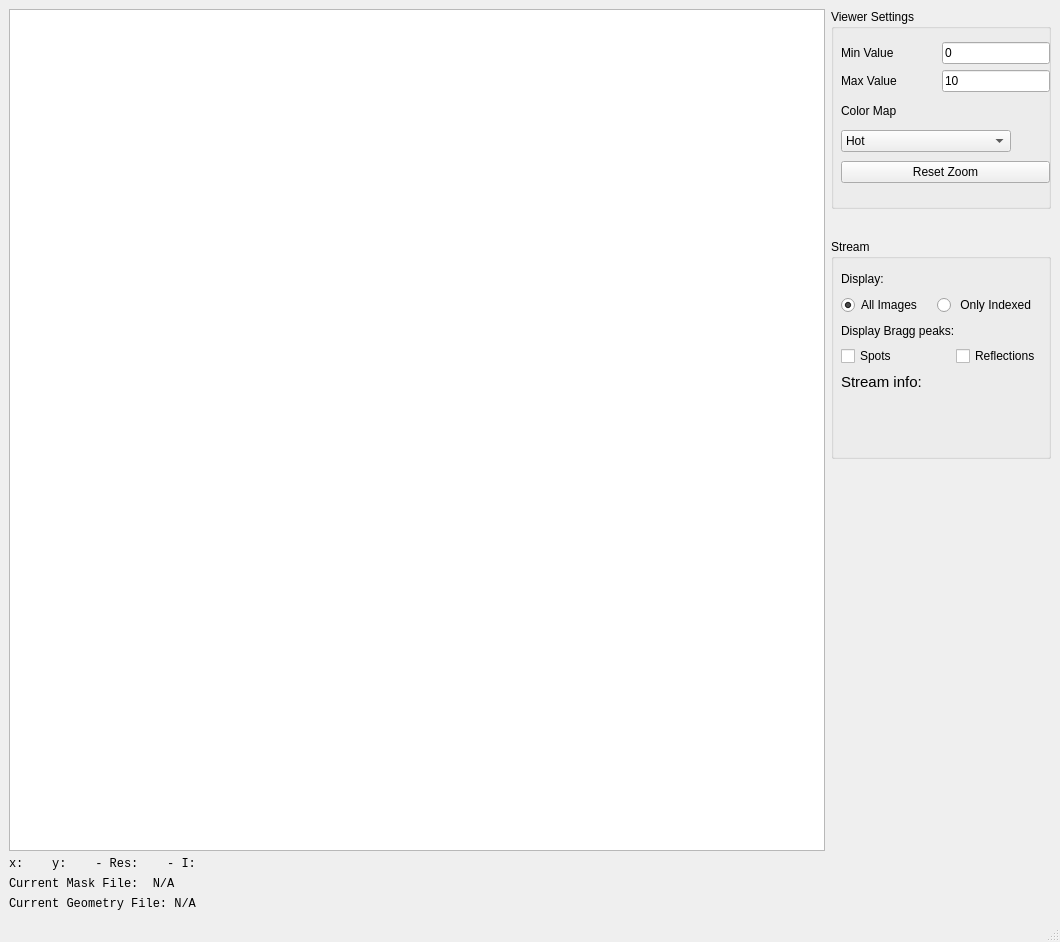
<?xml version="1.0" encoding="UTF-8"?>
<ui version="4.0">
 <class>MainWindow</class>
 <widget class="QMainWindow" name="MainWindow">
  <property name="geometry">
   <rect>
    <x>0</x>
    <y>0</y>
    <width>1060</width>
    <height>942</height>
   </rect>
  </property>
  <property name="windowTitle">
   <string>NanoPeakCell</string>
  </property>
  <widget class="QWidget" name="centralwidget">
   <layout class="QHBoxLayout" name="horizontalLayout_4">
    <item>
     <layout class="QHBoxLayout" name="horizontalLayout_3">
      <item>
       <layout class="QVBoxLayout" name="verticalLayout_2">
        <item>
         <widget class="GraphicsView" name="graphicsView">
          <property name="minimumSize">
           <size>
            <width>800</width>
            <height>800</height>
           </size>
          </property>
         </widget>
        </item>
        <item>
         <widget class="QLabel" name="ImageInfo">
          <property name="font">
           <font>
            <family>Courier New</family>
           </font>
          </property>
          <property name="text">
           <string>x:    y:    - Res:    - I: </string>
          </property>
         </widget>
        </item>
        <item>
         <widget class="QLabel" name="Mask">
          <property name="font">
           <font>
            <family>Courier New</family>
           </font>
          </property>
          <property name="text">
           <string>Current Mask File:  N/A</string>
          </property>
         </widget>
        </item>
        <item>
         <widget class="QLabel" name="Geom">
          <property name="font">
           <font>
            <family>Courier New</family>
           </font>
          </property>
          <property name="text">
           <string>Current Geometry File: N/A</string>
          </property>
         </widget>
        </item>
       </layout>
      </item>
      <item>
       <layout class="QVBoxLayout" name="verticalLayout_4">
        <property name="spacing">
         <number>20</number>
        </property>
        <item alignment="Qt::AlignTop">
         <widget class="QGroupBox" name="groupBox">
          <property name="minimumSize">
           <size>
            <width>220</width>
            <height>200</height>
           </size>
          </property>
          <property name="maximumSize">
           <size>
            <width>220</width>
            <height>200</height>
           </size>
          </property>
          <property name="title">
           <string>Viewer Settings</string>
          </property>
          <property name="alignment">
           <set>Qt::AlignLeading|Qt::AlignLeft|Qt::AlignTop</set>
          </property>
          <widget class="QWidget" name="layoutWidget">
           <property name="geometry">
            <rect>
             <x>10</x>
             <y>30</y>
             <width>209</width>
             <height>151</height>
            </rect>
           </property>
           <layout class="QVBoxLayout" name="verticalLayout">
            <item>
             <layout class="QGridLayout" name="gridLayout">
              <item row="0" column="1">
               <widget class="QLineEdit" name="Min">
                <property name="sizePolicy">
                 <sizepolicy hsizetype="Fixed" vsizetype="Fixed">
                  <horstretch>0</horstretch>
                  <verstretch>0</verstretch>
                 </sizepolicy>
                </property>
                <property name="text">
                 <string notr="true">0</string>
                </property>
               </widget>
              </item>
              <item row="0" column="0">
               <widget class="QLabel" name="label_2">
                <property name="text">
                 <string>Min Value</string>
                </property>
               </widget>
              </item>
              <item row="1" column="0">
               <widget class="QLabel" name="label_3">
                <property name="maximumSize">
                 <size>
                  <width>100</width>
                  <height>16777215</height>
                 </size>
                </property>
                <property name="text">
                 <string>Max Value</string>
                </property>
               </widget>
              </item>
              <item row="1" column="1">
               <widget class="QLineEdit" name="Max">
                <property name="sizePolicy">
                 <sizepolicy hsizetype="Fixed" vsizetype="Fixed">
                  <horstretch>0</horstretch>
                  <verstretch>0</verstretch>
                 </sizepolicy>
                </property>
                <property name="text">
                 <string notr="true">10</string>
                </property>
               </widget>
              </item>
             </layout>
            </item>
            <item>
             <widget class="QLabel" name="label_6">
              <property name="maximumSize">
               <size>
                <width>100</width>
                <height>20</height>
               </size>
              </property>
              <property name="text">
               <string>Color Map</string>
              </property>
             </widget>
            </item>
            <item>
             <widget class="QComboBox" name="ColorMap">
              <property name="maximumSize">
               <size>
                <width>170</width>
                <height>16777215</height>
               </size>
              </property>
              <item>
               <property name="text">
                <string>Hot</string>
               </property>
              </item>
              <item>
               <property name="text">
                <string>Gray</string>
               </property>
              </item>
              <item>
               <property name="text">
                <string>Gray_r</string>
               </property>
              </item>
              <item>
               <property name="text">
                <string>Blues</string>
               </property>
              </item>
              <item>
               <property name="text">
                <string>Blues_r</string>
               </property>
              </item>
              <item>
               <property name="text">
                <string>Reds</string>
               </property>
              </item>
              <item>
               <property name="text">
                <string>Reds_r</string>
               </property>
              </item>
              <item>
               <property name="text">
                <string>Jet</string>
               </property>
              </item>
              <item>
               <property name="text">
                <string>Spectral</string>
               </property>
              </item>
              <item>
               <property name="text">
                <string>Spectral_r</string>
               </property>
              </item>
             </widget>
            </item>
            <item>
             <widget class="QPushButton" name="Reset">
              <property name="text">
               <string>Reset Zoom</string>
              </property>
             </widget>
            </item>
           </layout>
          </widget>
         </widget>
        </item>
        <item>
         <widget class="QGroupBox" name="Stream">
          <property name="minimumSize">
           <size>
            <width>220</width>
            <height>220</height>
           </size>
          </property>
          <property name="maximumSize">
           <size>
            <width>220</width>
            <height>200</height>
           </size>
          </property>
          <property name="title">
           <string>Stream</string>
          </property>
          <property name="alignment">
           <set>Qt::AlignLeading|Qt::AlignLeft|Qt::AlignTop</set>
          </property>
          <widget class="QWidget" name="layoutWidget_2">
           <property name="geometry">
            <rect>
             <x>10</x>
             <y>30</y>
             <width>269</width>
             <height>174</height>
            </rect>
           </property>
           <layout class="QVBoxLayout" name="verticalLayout_3">
            <item>
             <widget class="QLabel" name="label">
              <property name="text">
               <string>Display:</string>
              </property>
             </widget>
            </item>
            <item>
             <layout class="QHBoxLayout" name="horizontalLayout">
              <item>
               <widget class="QRadioButton" name="radioButton1">
                <property name="minimumSize">
                 <size>
                  <width>90</width>
                  <height>0</height>
                 </size>
                </property>
                <property name="maximumSize">
                 <size>
                  <width>90</width>
                  <height>16777215</height>
                 </size>
                </property>
                <property name="text">
                 <string>All Images</string>
                </property>
                <property name="checked">
                 <bool>true</bool>
                </property>
               </widget>
              </item>
              <item>
               <widget class="QRadioButton" name="radioButton2">
                <property name="text">
                 <string> Only Indexed </string>
                </property>
               </widget>
              </item>
             </layout>
            </item>
            <item>
             <widget class="QLabel" name="label_4">
              <property name="text">
               <string>Display Bragg peaks:</string>
              </property>
             </widget>
            </item>
            <item>
             <layout class="QHBoxLayout" name="horizontalLayout_2">
              <property name="spacing">
               <number>25</number>
              </property>
              <item>
               <widget class="QCheckBox" name="DetectedPeaks">
                <property name="minimumSize">
                 <size>
                  <width>90</width>
                  <height>0</height>
                 </size>
                </property>
                <property name="maximumSize">
                 <size>
                  <width>90</width>
                  <height>16777215</height>
                 </size>
                </property>
                <property name="text">
                 <string>Spots</string>
                </property>
               </widget>
              </item>
              <item>
               <widget class="QCheckBox" name="InetgratedPeaks">
                <property name="text">
                 <string>Reflections</string>
                </property>
               </widget>
              </item>
             </layout>
            </item>
            <item>
             <widget class="QLabel" name="Nfiles">
              <property name="font">
               <font>
                <pointsize>11</pointsize>
               </font>
              </property>
              <property name="text">
               <string>Stream info: </string>
              </property>
             </widget>
            </item>
            <item>
             <widget class="QLabel" name="NPeaks">
              <property name="text">
               <string/>
              </property>
             </widget>
            </item>
            <item>
             <widget class="QLabel" name="NInt">
              <property name="text">
               <string/>
              </property>
             </widget>
            </item>
           </layout>
          </widget>
         </widget>
        </item>
        <item>
         <spacer name="verticalSpacer">
          <property name="orientation">
           <enum>Qt::Vertical</enum>
          </property>
          <property name="sizeHint" stdset="0">
           <size>
            <width>20</width>
            <height>40</height>
           </size>
          </property>
         </spacer>
        </item>
       </layout>
      </item>
     </layout>
    </item>
   </layout>
  </widget>
  <widget class="QStatusBar" name="statusbar"/>
  <action name="actionLoad_Images">
   <property name="text">
    <string>Load Images</string>
   </property>
  </action>
  <action name="actionLoad_Geometry">
   <property name="text">
    <string>Load Geometry</string>
   </property>
  </action>
  <action name="actionClose">
   <property name="text">
    <string>Close</string>
   </property>
  </action>
  <action name="actionBeam_Center">
   <property name="checkable">
    <bool>true</bool>
   </property>
   <property name="checked">
    <bool>false</bool>
   </property>
   <property name="text">
    <string>Beam Center</string>
   </property>
   <property name="iconVisibleInMenu">
    <bool>false</bool>
   </property>
  </action>
  <action name="actionResolution_Rings">
   <property name="checkable">
    <bool>true</bool>
   </property>
   <property name="checked">
    <bool>true</bool>
   </property>
   <property name="text">
    <string>Resolution Rings</string>
   </property>
  </action>
  <action name="actionBragg_Peaks">
   <property name="text">
    <string>Bragg Peaks</string>
   </property>
  </action>
  <action name="actionFile_Tree">
   <property name="checkable">
    <bool>true</bool>
   </property>
   <property name="checked">
    <bool>true</bool>
   </property>
   <property name="text">
    <string>File Tree</string>
   </property>
  </action>
  <action name="actionExperimental_Settings">
   <property name="checkable">
    <bool>true</bool>
   </property>
   <property name="checked">
    <bool>true</bool>
   </property>
   <property name="text">
    <string>Experimental Settings</string>
   </property>
  </action>
  <action name="actionHit_Finding">
   <property name="checkable">
    <bool>true</bool>
   </property>
   <property name="text">
    <string>Hit Finding</string>
   </property>
  </action>
 </widget>
 <customwidgets>
  <customwidget>
   <class>GraphicsView</class>
   <extends>QGraphicsView</extends>
   <header>pyqtgraph</header>
  </customwidget>
 </customwidgets>
 <resources/>
 <connections/>
</ui>
